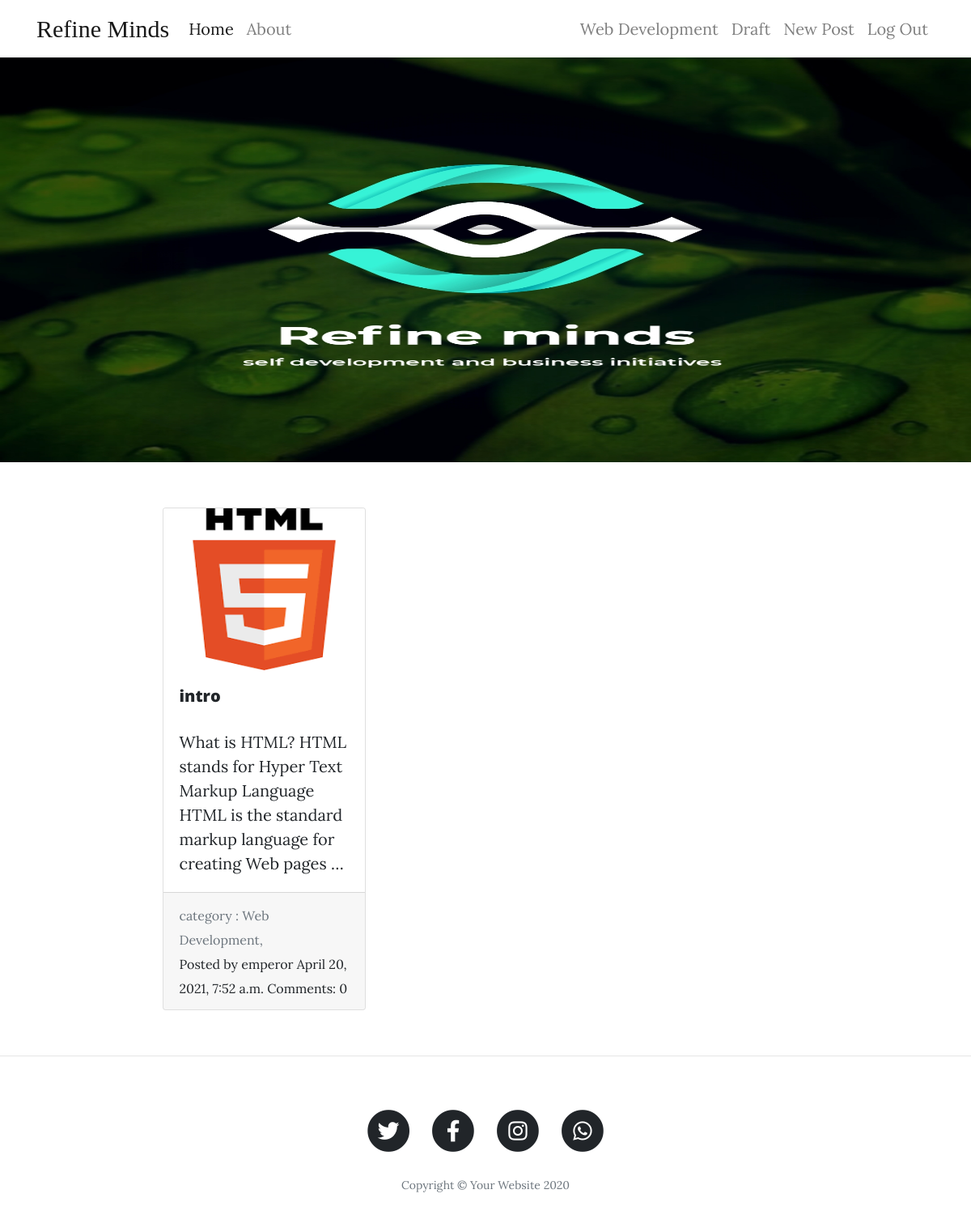
The app's page / (signed in) with its own data.
### core/models.py (models this page shows, shortened)
class Category(models.Model):
    name = models.CharField(max_length=255)
    slug = models.SlugField()
    class Meta:
        verbose_name = 'Category'
        verbose_name_plural = 'Categorys'
    def __str__(self):
        return self.name
    def get_absolute_url(self):
        return reverse('core:category', args=[self.slug])

class Post(models.Model):
    author = models.ForeignKey(User, on_delete=models.CASCADE,related_name='tag')
    title = models.CharField(max_length = 150)
    content = models.TextField()
    video = models.FileField(upload_to='video/',null=True, blank=True)
    image = models.ImageField(upload_to = 'image/',blank=True,null=True)
    publish_date = models.DateTimeField(null=True, blank=True)
    created_date = models.DateTimeField(auto_now_add=True)
    category = models.ForeignKey(Category,on_delete=models.CASCADE)
    def get_absolute_url(self):
        return reverse('core:post', kwargs={'pk': self.pk})

### core/views.py (the view)
# urls.py: path('',views.homeview,name='home'),
def homeview(request):
    cats=Category.objects.all()
    post =Post.objects.order_by('-publish_date').filter(publish_date__lt=timezone.now())
    page = request.GET.get('page', 1)
    paginator = Paginator(post, 10)
    try:
        posts = paginator.page(page)
    except PageNotAnInteger:
        posts = paginator.page(1)
    except EmptyPage:
        posts = paginator.page(paginator.num_pages)
    return render(request,'core/index.html',{'posts':posts,'cats':cats})

### Template/core/index.html (shortened to what this page needs)
{% extends 'base.html' %}
{% load i18n %}
{% load static %}
{% block content %}
<img src="/static/img/base.jpg" alt="" height="500px" width="100%">
<div class="container">
  <div class="row m-5">
    <div class="col-lg-10 col-md-12 mx-auto">
      <div class="row row-cols-1 row-cols-md-3 g-4">
        {% for post in posts %}
        <div class="col m-2">
          <div class="card ">
            {% if post.image %}
            <a href="{{post.get_absolute_url}}"><img src="{{post.image.url}}" class="card-img-top" height="200px" loading='lazy' alt="..."></a>
            {% endif %}
            <div class="card-body">
              <a href="{{post.get_absolute_url}}">
              <h5 class="card-title">{{post.title}}</h5>
              <p class="card-text">{{post.content|safe|truncatewords:20|urlize}}</p>
            </a>
            </div>
            <div class="card-footer">
              <small class="text-muted">category : {{post.category}},</small><br>
              <small class="post-meta"> Posted by
                <a href="{{post.get_absolute_url}}">{{post.author}}</a>
                {{post.publish_date}}
                 <a href="{% url 'core:post' pk=post.pk %}">Comments: {{ post.comments.count }}</a>
                 </small>
            </div>
          </div>
        </div>
        {% endfor %}
      </div>
    </div>
  </div>
</div>
<hr>
{% endblock content %}

### Template/navbar.html (shortened to what this page needs)
<nav class="navbar navbar-expand-lg navbar-light " >
    <div class="container">
      <a class="navbar-brand " href="/" style="font-family: ranch;font-size: 30px;">Refine Minds</a>
      <div class="collapse navbar-collapse" id="navbarResponsive">
        <ul class="navbar-nav mr-auto">
          <li class="nav-item active">
            <a class="nav-link waves-effect" href="/">Home
            </a>
          </li>
          <li class="nav-item">
            <a class="nav-link waves-effect" href="{% url 'core:about' %}" >About</a>
          </li>
        </ul>
        <ul class="navbar-nav ml-auto">
          {% if user.is_authenticated  %}
          {% for cat in cats  %}
          <li class="nav-item">
            <a class="nav-link" href="{{cat.get_absolute_url}}">{{cat.name}}</a>
          </li>
          {% endfor %}
          {% endif %}
          {% if user.is_authenticated and user.is_superuser %}
          <li class="nav-item">
            <a class="nav-link" href="{% url 'core:draft' %}">Draft</a>
          </li>
          <li class="nav-item">
            <a class="nav-link" href="{% url 'core:postCreate' %}">New Post</a>
          </li>
          {% endif %}
          {% if user.is_authenticated %}
          <li class="nav-item">
            <a class="nav-link" href="{% url 'account_logout' %}">Log Out</a>
          </li>
          {% endif %}
        </ul>
      </div>
    </div>
  </nav>

### Static_files/css/clean-blog.css (style rules this page uses)
body { font-size: 20px; color: #212529; font-family: 'Lora', 'Times New Roman', serif; }
p { line-height: 1.5; margin: 30px 0; }
h1, h2, h3, h4, h5, h6 { font-weight: 800; font-family: 'Open Sans', 'Helvetica Neue', Helvetica, Arial, sans-serif; }
a { color: #212529; transition: all 0.2s; }

### records on screen
Category: name "Web Development"
Post: image (picture), title "intro", content "What is HTML? HTML stands for Hyper Text Markup Language HTML is the standard markup language for creating Web pages …", category "Web Development", author "emperor", publish_date "April 20, 2021, 7:52 a.m.", comments.count "0"
